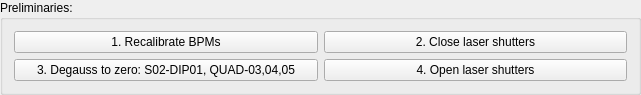
           <widget class="QGroupBox" name="groupBox_3">
            <property name="geometry">
             <rect>
              <x>10</x>
              <y>20</y>
              <width>641</width>
              <height>91</height>
             </rect>
            </property>
            <property name="font">
             <font>
              <weight>50</weight>
              <italic>false</italic>
              <bold>false</bold>
             </font>
            </property>
            <property name="title">
             <string>Preliminaries:</string>
            </property>
            <layout class="QGridLayout" name="gridLayout">
             <item row="0" column="0">
              <widget class="QPushButton" name="pushButton_Prelim_1">
               <property name="sizePolicy">
                <sizepolicy hsizetype="Minimum" vsizetype="Fixed">
                 <horstretch>0</horstretch>
                 <verstretch>0</verstretch>
                </sizepolicy>
               </property>
               <property name="minimumSize">
                <size>
                 <width>140</width>
                 <height>0</height>
                </size>
               </property>
               <property name="maximumSize">
                <size>
                 <width>16777215</width>
                 <height>16777215</height>
                </size>
               </property>
               <property name="text">
                <string>1. Recalibrate BPMs</string>
               </property>
               <property name="checked">
                <bool>false</bool>
               </property>
              </widget>
             </item>
             <item row="0" column="1">
              <widget class="QPushButton" name="pushButton_Prelim_2">
               <property name="sizePolicy">
                <sizepolicy hsizetype="Minimum" vsizetype="Fixed">
                 <horstretch>0</horstretch>
                 <verstretch>0</verstretch>
                </sizepolicy>
               </property>
               <property name="minimumSize">
                <size>
                 <width>140</width>
                 <height>0</height>
                </size>
               </property>
               <property name="maximumSize">
                <size>
                 <width>16777215</width>
                 <height>16777215</height>
                </size>
               </property>
               <property name="text">
                <string>2. Close laser shutters</string>
               </property>
               <property name="checked">
                <bool>false</bool>
               </property>
              </widget>
             </item>
             <item row="1" column="0">
              <widget class="QPushButton" name="pushButton_Prelim_3">
               <property name="sizePolicy">
                <sizepolicy hsizetype="Minimum" vsizetype="Fixed">
                 <horstretch>0</horstretch>
                 <verstretch>0</verstretch>
                </sizepolicy>
               </property>
               <property name="minimumSize">
                <size>
                 <width>140</width>
                 <height>0</height>
                </size>
               </property>
               <property name="maximumSize">
                <size>
                 <width>16777215</width>
                 <height>16777215</height>
                </size>
               </property>
               <property name="text">
                <string>3. Degauss to zero: S02-DIP01, QUAD-03,04,05</string>
               </property>
               <property name="checked">
                <bool>false</bool>
               </property>
              </widget>
             </item>
             <item row="1" column="1">
              <widget class="QPushButton" name="pushButton_Prelim_4">
               <property name="sizePolicy">
                <sizepolicy hsizetype="Minimum" vsizetype="Fixed">
                 <horstretch>0</horstretch>
                 <verstretch>0</verstretch>
                </sizepolicy>
               </property>
               <property name="minimumSize">
                <size>
                 <width>140</width>
                 <height>0</height>
                </size>
               </property>
               <property name="maximumSize">
                <size>
                 <width>16777215</width>
                 <height>16777215</height>
                </size>
               </property>
               <property name="text">
                <string>4. Open laser shutters</string>
               </property>
               <property name="checked">
                <bool>false</bool>
               </property>
              </widget>
             </item>
            </layout>
           </widget>
